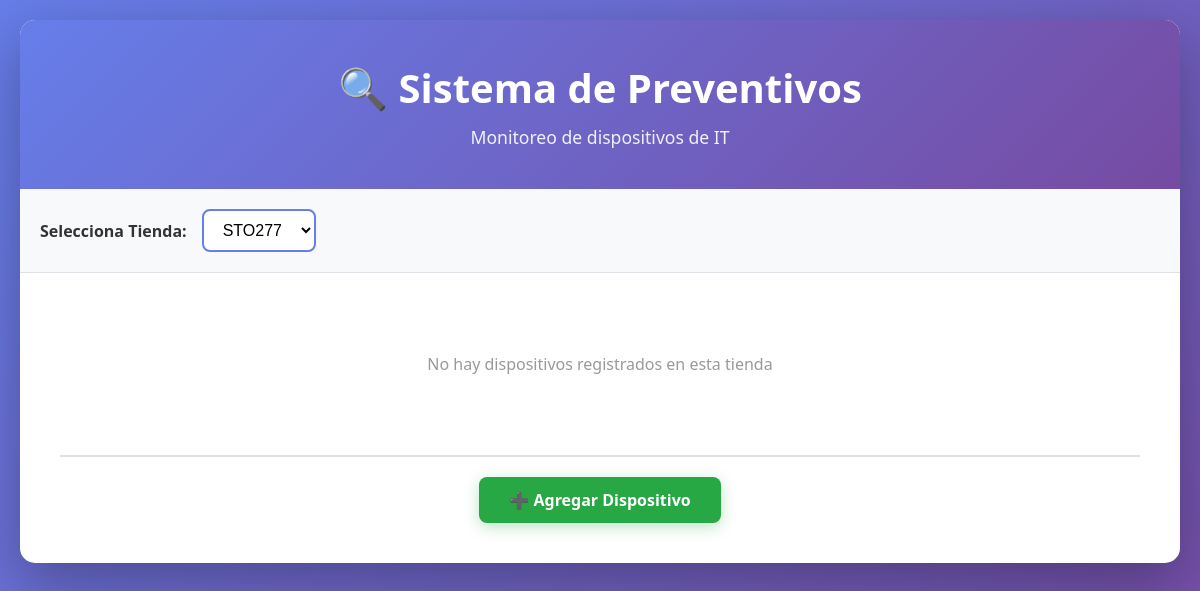
Before: / with the older database file.
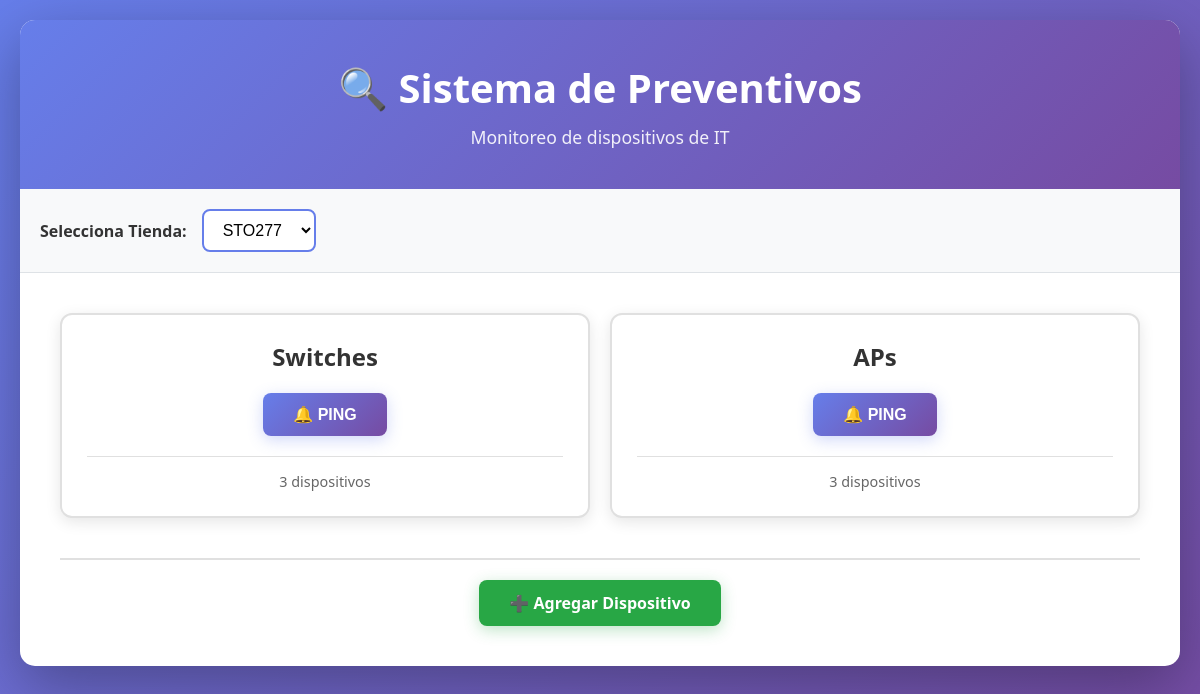
After: the same page with the newer database file.
### db.py (models this page shows)
class Dispositivo(Base):
    __tablename__ = "dispositivos"
    id = Column(Integer, primary_key=True, index=True)
    nombre = Column(String, nullable=False)
    ip = Column(String, nullable=False, unique=True)
    tipo = Column(String, nullable=False)
    tienda = Column(String, nullable=False)

### main.py (the view)
@app.get("/")
def menu(request: Request, tienda: str = Query("STO277")):
    db = Session()
    try:
        dispositivos = db.query(Dispositivo).filter(Dispositivo.tienda == tienda).all()
        tipos = list(set([d.tipo for d in dispositivos])) if dispositivos else []
        todas_tiendas = ['STO277', 'STO283']
        return templates.TemplateResponse("menu.html", {
            "request": request,
            "tienda_actual": tienda,
            "todas_tiendas": todas_tiendas,
            "tipos": tipos,
            "dispositivos": dispositivos
        })
    finally:
        db.close()

### templates/menu.html (shortened to what this page needs)
<!DOCTYPE html>
<html lang="es">
<head>
    <link rel="stylesheet" href="/static/style.css">
</head>
<body>
    <div class="container">
        <header>
            <h1>🔍 Sistema de Preventivos</h1>
            <p>Monitoreo de dispositivos de IT</p>
        </header>
        <nav class="tienda-selector">
            <label for="tienda">Selecciona Tienda:</label>
            <select id="tienda" onchange="cambiarTienda()">
                {% for t in todas_tiendas %}
                    <option value="{{ t }}" {% if t == tienda_actual %}selected{% endif %}>{{ t }}</option>
                {% endfor %}
            </select>
        </nav>
        <div class="content">
            {% if tipos %}
                <div class="tipos-grid">
                    {% for tipo in tipos %}
                        <div class="tipo-card">
                            <h2>{{ tipo }}</h2>
                            <form method="POST" action="/ping_tipo" class="ping-form">
                                <button type="submit" class="btn-ping">🔔 PING</button>
                            </form>
                            <div class="device-count">
                                <p>{{ dispositivos|length if dispositivos else 0 }} dispositivos</p>
                            </div>
                        </div>
                    {% endfor %}
                </div>
            {% else %}
                <div class="empty-state">
                    <p>No hay dispositivos registrados en esta tienda</p>
                </div>
            {% endif %}
            <div class="admin-section">
                <a href="/add_dispositivo" class="btn-add">➕ Agregar Dispositivo</a>
            </div>
        </div>
    </div>
</body>
</html>

### static/style.css (style rules this page uses)
* { margin: 0; padding: 0; box-sizing: border-box; }
body { font-family: 'Segoe UI', Tahoma, Geneva, Verdana, sans-serif; background: linear-gradient(135deg, #667eea 0%, #764ba2 100%); min-height: 100vh; padding: 20px; }
.container { max-width: 1200px; margin: 0 auto; background: white; border-radius: 15px; box-shadow: 0 20px 60px rgba(0, 0, 0, 0.3); overflow: hidden; }
header { background: linear-gradient(135deg, #667eea 0%, #764ba2 100%); color: white; padding: 40px 20px; text-align: center; }
header h1 { font-size: 2.5em; margin-bottom: 10px; }
header p { font-size: 1.1em; opacity: 0.9; }
.tienda-selector { background: #f8f9fa; padding: 20px; display: flex; align-items: center; gap: 15px; border-bottom: 1px solid #dee2e6; }
.tienda-selector label { font-weight: 600; color: #333; }
.tienda-selector select { padding: 10px 15px; border: 2px solid #667eea; border-radius: 8px; font-size: 1em; cursor: pointer; background: white; transition: all 0.3s; }
.content { padding: 40px; }
.tipos-grid { display: grid; grid-template-columns: repeat(auto-fit, minmax(250px, 1fr)); gap: 20px; margin-bottom: 30px; }
.tipo-card { background: white; border: 2px solid #e0e0e0; border-radius: 12px; padding: 25px; text-align: center; transition: all 0.3s ease; box-shadow: 0 4px 15px rgba(0, 0, 0, 0.1); }
.tipo-card h2 { color: #333; margin-bottom: 20px; font-size: 1.5em; }
.ping-form { margin: 20px 0; }
.btn-ping { background: linear-gradient(135deg, #667eea 0%, #764ba2 100%); color: white; border: none; padding: 12px 30px; font-size: 1em; font-weight: 600; border-radius: 8px; cursor: pointer; transition: all 0.3s ease; box-shadow: 0 4px 15px rgba(102, 126, 234, 0.3); }
.device-count { margin-top: 15px; padding-top: 15px; border-top: 1px solid #e0e0e0; }
.device-count p { color: #666; font-size: 0.9em; }
.admin-section { margin-top: 40px; padding-top: 20px; border-top: 2px solid #e0e0e0; text-align: center; }
.btn-add { display: inline-block; background: #28a745; color: white; padding: 12px 30px; text-decoration: none; border-radius: 8px; font-weight: 600; transition: all 0.3s ease; box-shadow: 0 4px 15px rgba(40, 167, 69, 0.3); }

Changed rows visible on the page:
added Dispositivo: tipo "Switches", dispositivos "3"
added Dispositivo: tipo "APs", dispositivos "3"
Other visible differences:
text no longer shown: "No hay dispositivos registrados en esta tienda"
